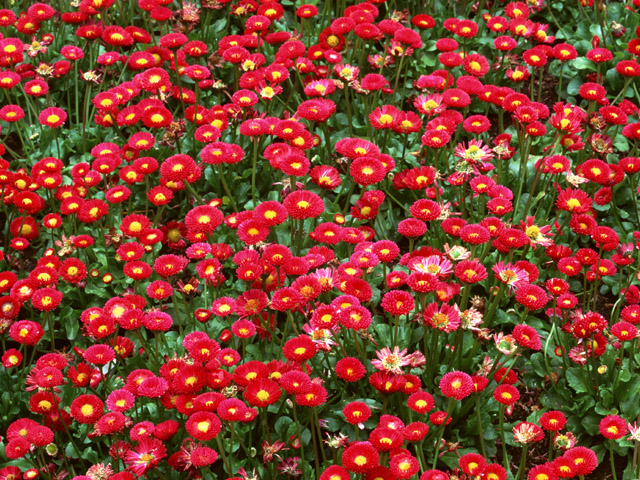
//> input picture 04/04-02-a.jpg, 640 x 480 px, given in place of the camera
$ ./04-08   (built with g++ and OpenCV 4)
//> lines starting //> are read from the running program, lines starting //| are printed output that depends on the picture
#define _CRT_SECURE_NO_WARNINGS
#define _USE_MATH_DEFINES
#include <iostream>
#include <string>
#include <vector>
#include <cmath>
#include <ctime>
#include <iterator>
#include <opencv2/opencv.hpp>
std::string win = "main";

class Particle {
public:
  cv::Point2d pos; // 位置
  cv::Point2d vel; // 速度
  double like; // 尤度
  double wgt; // 重み
  bool keep; // 残存フラグ
  Particle(cv::Point2d pos, cv::Point2d vel, double l, double w, bool k);

  // sort用
  bool operator<(const Particle& right) const {
    return like < right.like;
  }
};

Particle::Particle(cv::Point2d p, cv::Point2d v, double l, double w, bool k)
{
  pos = p;
  vel = v;
  like = l;
  wgt = w;
  keep = k;
}

int main()
{
  cv::Mat img_src, img_hsv;
  std::vector<cv::Mat> vec_hsv(3);
//  cv::VideoCapture cap("04-06.wmv");
  cv::VideoCapture cap(0);

  std::vector<Particle> P;
  cv::RNG rng((unsigned int)time(NULL));

  int num = 1000; // パーティクル数

  cap >> img_src; // 画像取得
//> img_src is the input picture: 480 rows x 640 cols, CV_8UC3; mean B, G, R 46.4, 64.2, 133.9

  cv::namedWindow(win);

  // パーティクル初期化，画面全体に一様分布，初期尤度1.0，初期重み0.0
  for (int i = 0; i < num; i++) {
    cv::Point2d pt(rng.uniform(0, img_src.cols), rng.uniform(0, img_src.rows));
    Particle p(pt, cv::Point2d(0.0, 0.0), 1.0, 0.0, false);
    P.push_back(p);
  }

  cv::Point2d center(img_src.cols / 2, img_src.rows / 2);
//> center = Point(320, 240)
  while (1) {
    // 予測
    for (int i = 0; i < P.size(); i++) {
      P.at(i).pos += P.at(i).vel;
    }

    cap >> img_src; // 画像取得
    cv::cvtColor(img_src, img_hsv, cv::COLOR_BGR2HSV); // HSV変換, Hは0～180，S,Vは0～255
//> img_hsv: 480 rows x 640 cols, CV_8UC3; mean H, S, V 76.6, 188.1, 141.6
    cv::split(img_hsv, vec_hsv); // HSV分離
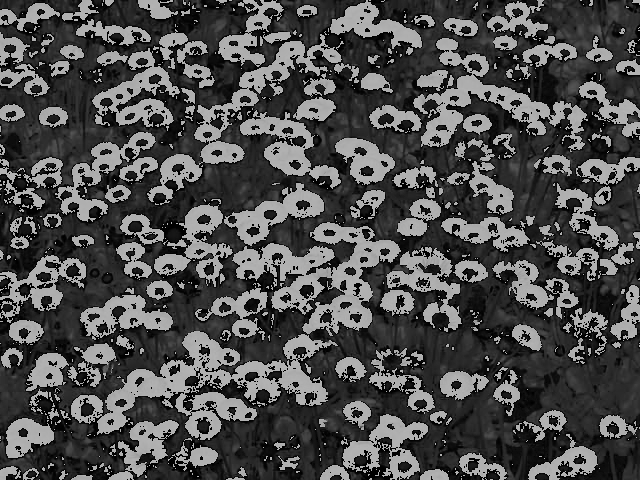
//> vec_hsv[0]: 480 rows x 640 cols, CV_8UC1; min 0, max 179, mean 76.6
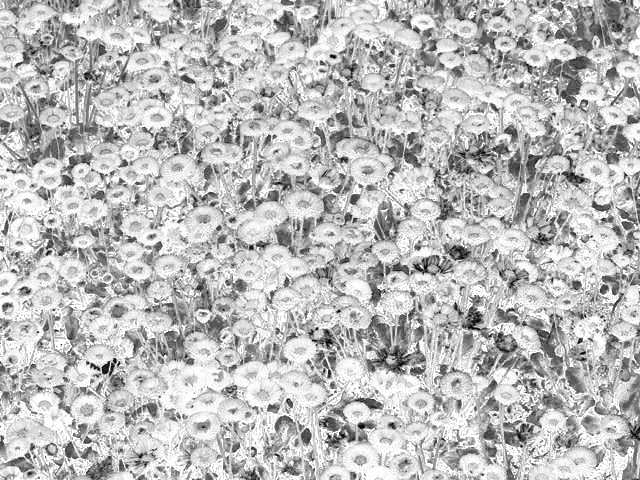
//> vec_hsv[1]: 480 rows x 640 cols, CV_8UC1; min 0, max 255, mean 188.1
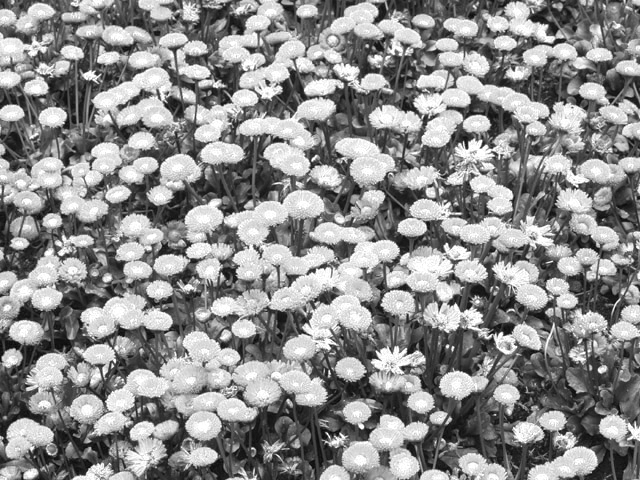
//> vec_hsv[2]: 480 rows x 640 cols, CV_8UC1; min 5, max 255, mean 141.6

    // 色相値，彩度値から尤度を計算，更新
    for (int i = 0; i < P.size(); i++) {
      if (0 < P.at(i).pos.x && P.at(i).pos.x < img_src.cols
        && 0 < P.at(i).pos.y && P.at(i).pos.y < img_src.rows) {
        int h = vec_hsv[0].at<unsigned char>(P.at(i).pos); // パーティクルの画素の色相値取得
        int s = vec_hsv[1].at<unsigned char>(P.at(i).pos); // パーティクルの画素の彩度値取得
        double len_h = abs(60 - h); // H=70からの距離
        double len_s = abs(100 - s); // S=200からの距離
        double like = (len_h / 180)*0.8 + (len_s / 255)*0.2; // 尤度関数，0 <= like <= 1
        P.at(i).like = 1 - like; // 最高尤度を1とする
      }
      else {
        P.at(i).like = 0;
      }
    }

    // 尤度を昇順にソート
    sort(P.begin(), P.end());

    // 比較的高尤度パーティクルの残存と，低尤度パーティクルの削除
    double thresh_like = 0.9; // 尤度の閾値
    int thresh_keep = P.size() / 100; // 残存パーティクル数 1%
    for (int i = 0; i < P.size(); i++) {
      if (P.at(i).like > thresh_like || i > (P.size() - thresh_keep)) P.at(i).keep = true;
      else P.at(i).keep = false;
    }
    std::vector<Particle>::iterator it = P.begin();
    while (it != P.end()) {
      if ((*it).keep) it++;
      else it = P.erase(it);
    }

    // 高尤度パーティクルの計数，尤度の合計
    int count = P.size();
    double l_sum = 0.0;
    for (int i = 0; i < P.size(); i++) {
      l_sum += P.at(i).like;
    }

    // 正規化した重みを計算
    for (int i = 0; i < P.size(); i++) {
      P.at(i).wgt = P.at(i).like / l_sum;
    }

    // リサンプリング
    std::vector<Particle> Pnew;
    for (int i = 0; i < P.size(); i++) {
      int num_new = P.at(i).wgt * (num - P.size());
      for (int j = 0; j < num_new; j++) {
        double r = rng.gaussian(img_src.rows + img_src.cols) * (1 - P.at(i).like);
        double ang = rng.uniform(-M_PI, M_PI);
        cv::Point2d pt(r*cos(ang) + P.at(i).pos.x, r*sin(ang) + P.at(i).pos.y);
        Particle p(pt, pt - P.at(i).pos, P.at(i).like, P.at(i).wgt, false); // 等速直線運動と仮定
        Pnew.push_back(p);
      }
    }
    std::copy(Pnew.begin(), Pnew.end(), std::back_inserter(P));

    // パーティクル描画
    for (int i = 0; i < P.size(); i++) {
      if (0 < P.at(i).pos.x && P.at(i).pos.x < img_src.cols
        && 0 < P.at(i).pos.y && P.at(i).pos.y < img_src.rows) {
        cv::circle(img_src, P.at(i).pos, 2, cv::Scalar(0, 0, 255));
      }
    }

    // 追加パーティクルの描画
    for (int i = 0; i < Pnew.size(); i++) {
      cv::circle(img_src, Pnew.at(i).pos, 2, cv::Scalar(255, 0, 0));
    }

    // パーティクルの重心
    for (int i = 0; i < P.size(); i++) {
      center += P.at(i).pos;
    }
    center *= 1.0 / P.size();
    cv::line(img_src, cv::Point(center.x, 0), cv::Point(center.x, img_src.rows), cv::Scalar(0, 255, 255), 3);
    cv::line(img_src, cv::Point(0, center.y), cv::Point(img_src.cols, center.y), cv::Scalar(0, 255, 255), 3);

    cv::imshow(win, img_src);
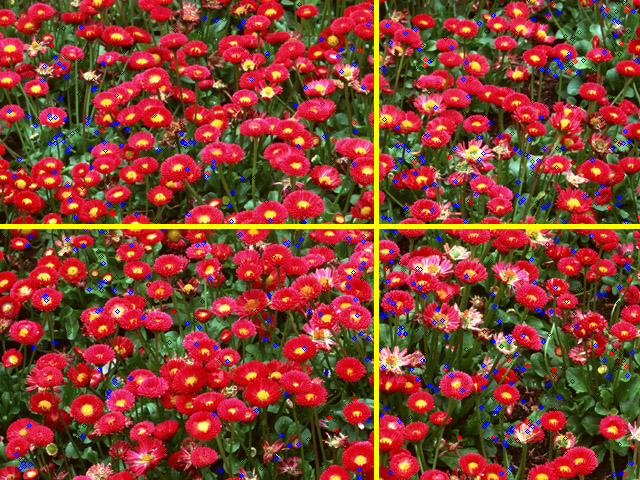
//> window 'main': 480 rows x 640 cols, CV_8UC3; mean B, G, R 49.1, 66.1, 134
    if (cv::waitKey(1) == 'q') break;
//> the 'q' key is pressed
  }
  return 0;
}
